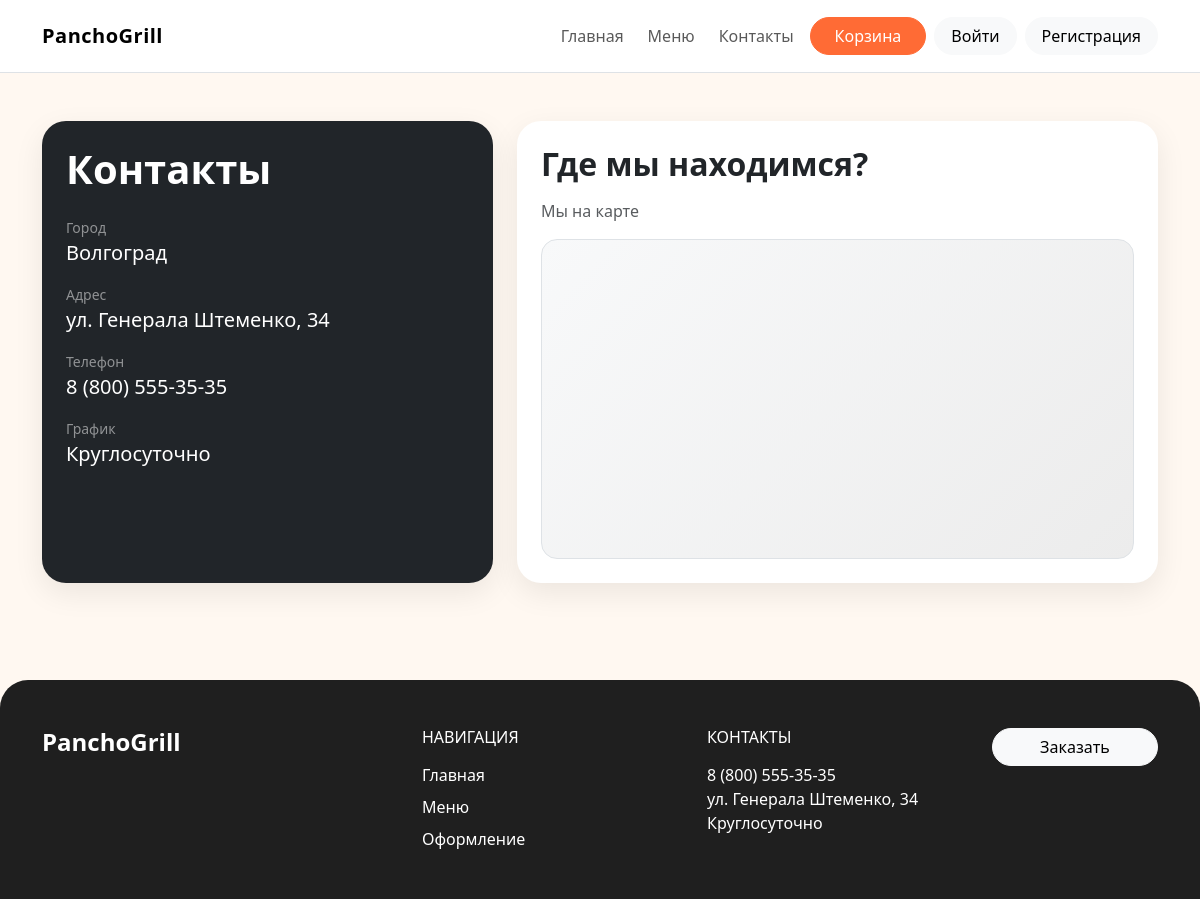
/contacts/, run on the app's committed database.
### main/models.py (models this page shows, shortened)
class ContactInfo(models.Model):
    city = models.CharField(max_length=100)
    schedule = models.CharField(max_length=100)
    phone = models.CharField(max_length=100)
    address = models.CharField(max_length=200)

### main/views.py (the view)
# urls.py: path("contacts/", views.contacts, name="contacts"),
def contacts(request):
    context = _build_context()
    context["page_title"] = "Контакты"
    return render(request, "contacts.html", context)

### main/views.py (called while the page is built)
def _build_context():
    categories = Category.objects.prefetch_related("menu_items")
    contacts = ContactInfo.objects.first()
    featured_items = MenuItem.objects.select_related("category")[:8]
    promos = Promo.objects.all()
    cart_items = CartItem.objects.select_related("menu_item")
    return {
        "categories": categories,
        "promos": promos,
        "contacts": contacts,
        "featured_items": featured_items,
        "cart_items": cart_items,
    }

### main/templates/contacts.html
{% extends 'base.html' %}
{% block content %}
<section class="container py-5">
    <div class="row g-4">
        <div class="col-lg-5">
            <div class="card contact-card p-4 bg-dark text-white h-100">
                <h1 class="section-title mb-4">Контакты</h1>
                <div class="d-flex flex-column gap-3">
                    <div>
                        <div class="text-white-50 small">Город</div>
                        <div class="fs-5">{{ contacts.city }}</div>
                    </div>
                    <div>
                        <div class="text-white-50 small">Адрес</div>
                        <div class="fs-5">{{ contacts.address }}</div>
                    </div>
                    <div>
                        <div class="text-white-50 small">Телефон</div>
                        <div class="fs-5">{{ contacts.phone }}</div>
                    </div>
                    <div>
                        <div class="text-white-50 small">График</div>
                        <div class="fs-5">{{ contacts.schedule }}</div>
                    </div>
                </div>
            </div>
        </div>
        <div class="col-lg-7">
            <div class="card contact-card p-4 bg-white h-100">
                <h2 class="section-title mb-3">Где мы находимся?</h2>
                <p class="text-muted">Мы на карте</p>
                <div class="rounded-4 border d-flex align-items-center justify-content-center" style="min-height: 320px; background: linear-gradient(135deg, #f8f9fa, #ececec);">
                    <iframe src="https://yandex.ru/map-widget/v1/?um=constructor%3A288c2105b57afa122324247de42391e1a68c39482dfb204a2aa7843cacc939bf&amp;source=constructor" width="100%" height="100%" frameborder="0"></iframe>
                </div>
            </div>
        </div>
    </div>
</section>
{% endblock %}

### main/templates/base.html (shortened to what this page needs)
{% load static %}
<!doctype html>
<html lang="ru">
    <head>
        <link href="https://cdn.jsdelivr.net/npm/bootstrap@5.3.3/dist/css/bootstrap.min.css" rel="stylesheet">
        <link href="{% static 'css/styles.css' %}" rel="stylesheet">
    </head>
    <body>
        <nav class="navbar navbar-expand-lg bg-white sticky-top border-bottom">
            <div class="container py-2">
                <a class="navbar-brand" href="{% url 'home' %}">PanchoGrill</a>
                <div class="collapse navbar-collapse" id="mainNav">
                    <ul class="navbar-nav ms-auto align-items-lg-center gap-lg-2">
                        <li class="nav-item"><a class="nav-link" href="{% url 'home' %}">Главная</a></li>
                        <li class="nav-item"><a class="nav-link" href="{% url 'menu' %}">Меню</a></li>
                        <li class="nav-item"><a class="nav-link" href="{% url 'contacts' %}">Контакты</a></li>
                        <li class="nav-item"><a class="btn btn-brand rounded-pill px-4" href="{% url 'cart' %}">Корзина</a></li>
                        {% if user.is_authenticated %}
                        <li class="nav-item"><span class="nav-link text-black">Привет, {{ user.first_name }}!</span></li>
                        <li class="nav-item">
                            <form method="post" action="{% url 'logout' %}" class="d-inline">
                                {% csrf_token %}
                                <button type="submit" class="btn btn-light rounded-pill px-3">Выйти</button>
                            </form>
                        </li>
                        {% else %}
                            <li class="nav-item"><a class="btn btn-light rounded-pill px-3" href="{% url 'login' %}">Войти</a></li>
                            <li class="nav-item"><a class="btn btn-light rounded-pill px-3" href="{% url 'register' %}">Регистрация</a></li>
                        {% endif %}
                    </ul>
                </div>
            </div>
        </nav>
        <main>
            {% block content %}{% endblock %}
        </main>
        <footer class="footer mt-5 py-5">
            <div class="container">
                <div class="row g-4 align-items-start">
                    <div class="col-lg-4">
                        <h4 class="fw-bold mb-3">PanchoGrill</h4>
                    </div>
                    <div class="col-md-4 col-lg-3">
                        <h6 class="text-uppercase mb-3">Навигация</h6>
                        <div class="d-flex flex-column gap-2">
                            <a class="text-white text-decoration-none" href="{% url 'home' %}">Главная</a>
                            <a class="text-white text-decoration-none" href="{% url 'menu' %}">Меню</a>
                            <a class="text-white text-decoration-none" href="{% url 'checkout' %}">Оформление</a>
                        </div>
                    </div>
                    <div class="col-md-4 col-lg-3">
                        <h6 class="text-uppercase mb-3">Контакты</h6>
                        <div>{{ contacts.phone }}</div>
                        <div>{{ contacts.address }}</div>
                        <div>{{ contacts.schedule }}</div>
                    </div>
                    <div class="col-md-4 col-lg-2">
                        <a href="{% url 'checkout' %}" class="btn btn-light rounded-pill w-100">Заказать</a>
                    </div>
                </div>
            </div>
        </footer>
    </body>
</html>

### main/static/css/styles.css (style rules this page uses)
html, body { height: 100%; }
body { min-height: 100vh; display: flex; flex-direction: column; background: #fff8f1; color: #222; }
main { flex: 1; }
.navbar-brand { font-weight: 800; letter-spacing: .5px; }
.food-card, .promo-card, .contact-card, .checkout-card, .cart-card, .category-card { border: 0; border-radius: 24px; box-shadow: 0 10px 30px rgba(0,0,0,.08); }
.section-title { font-weight: 800; }
.footer { background: #1f1f1f; color: #fff; border-radius: 28px 28px 0 0; }
.btn-brand { background: #ff6b35; border-color: #ff6b35; color: #fff; }

### data on the page
ContactInfo: city "Волгоград", address "ул. Генерала Штеменко, 34", phone "8 (800) 555-35-35", schedule "Круглосуточно"
